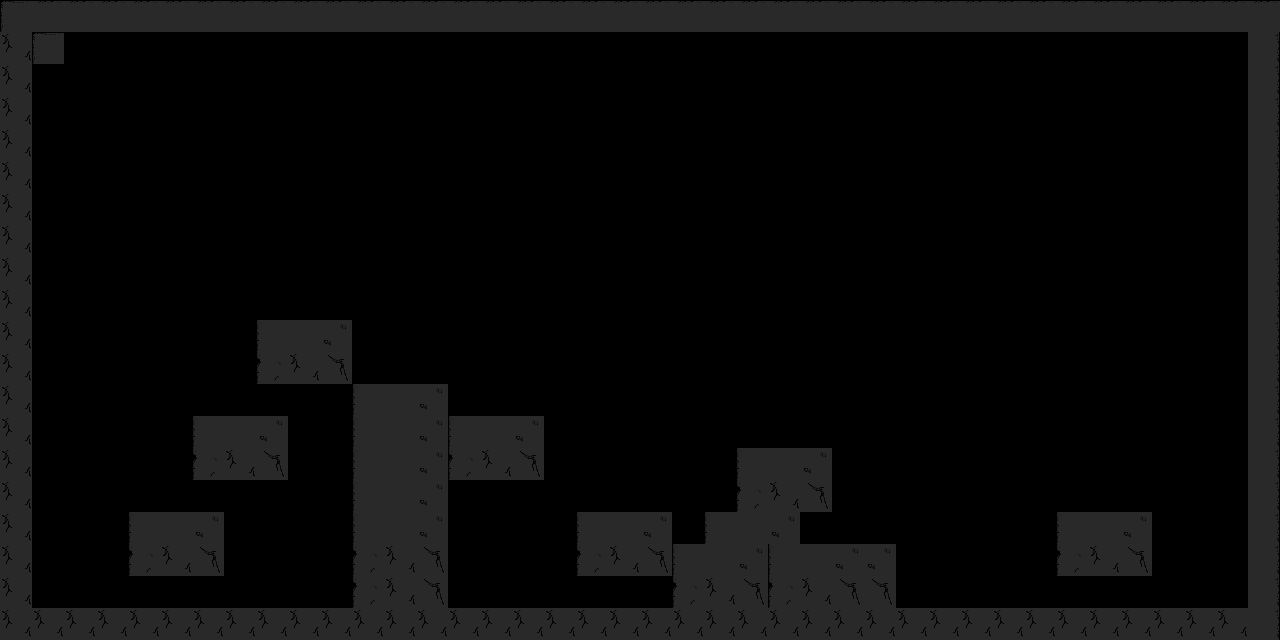

Rendered tile map (Tiled .tmx) drawn with the repository's tilesets; below, a short description and the map source with its tile grids summarised:
An orthogonal 40x20 tile map with 32x32 px tiles, 1 tile layer (Platforms).

<map version="1.2" tiledversion="1.3.4" orientation="orthogonal" renderorder="right-down" width="40" height="20" tilewidth="32" tileheight="32" infinite="0" nextlayerid="2" nextobjectid="1">
 <editorsettings>
  <export target="testLevel.json" format="json" />
 </editorsettings>
 <tileset firstgid="1" name="ScaleDistortionGameTileset" tilewidth="32" tileheight="32" margin="1" tilecount="96" columns="12">
  <image source="../Tiles/finalTileSheetExtruded.png" width="386" height="258" />
  <tile id="0">
   <properties>
    <property name="collides" type="bool" value="true" />
   </properties>
  </tile>
  <tile id="1">
   <properties>
    <property name="collides" type="bool" value="true" />
   </properties>
  </tile>
  <tile id="2">
   <properties>
    <property name="collides" type="bool" value="true" />
   </properties>
  </tile>
  <tile id="3">
   <properties>
    <property name="collides" type="bool" value="true" />
   </properties>
  </tile>
  <tile id="4">
   <properties>
    <property name="collides" type="bool" value="true" />
   </properties>
  </tile>
  <tile id="12">
   <properties>
    <property name="collides" type="bool" value="true" />
   </properties>
  </tile>
  <tile id="13">
   <properties>
    <property name="collides" type="bool" value="true" />
   </properties>
  </tile>
  <tile id="14">
   <properties>
    <property name="collides" type="bool" value="true" />
   </properties>
  </tile>
  <tile id="15">
   <properties>
    <property name="collides" type="bool" value="true" />
   </properties>
  </tile>
  <tile id="16">
   <properties>
    <property name="collides" type="bool" value="true" />
   </properties>
  </tile>
  <tile id="24">
   <properties>
    <property name="collides" type="bool" value="true" />
   </properties>
  </tile>
  <tile id="25">
   <properties>
    <property name="collides" type="bool" value="true" />
   </properties>
  </tile>
  <tile id="26">
   <properties>
    <property name="collides" type="bool" value="true" />
   </properties>
  </tile>
  <tile id="27">
   <properties>
    <property name="collides" type="bool" value="true" />
   </properties>
  </tile>
  <tile id="28">
   <properties>
    <property name="collides" type="bool" value="true" />
   </properties>
  </tile>
  <tile id="36">
   <properties>
    <property name="collides" type="bool" value="true" />
   </properties>
  </tile>
  <tile id="37">
   <properties>
    <property name="collides" type="bool" value="true" />
   </properties>
  </tile>
  <tile id="38">
   <properties>
    <property name="collides" type="bool" value="true" />
   </properties>
  </tile>
  <tile id="39">
   <properties>
    <property name="collides" type="bool" value="true" />
   </properties>
  </tile>
  <tile id="40">
   <properties>
    <property name="collides" type="bool" value="true" />
   </properties>
  </tile>
  <tile id="48">
   <properties>
    <property name="collides" type="bool" value="true" />
   </properties>
  </tile>
  <tile id="49">
   <properties>
    <property name="collides" type="bool" value="true" />
   </properties>
  </tile>
  <tile id="50">
   <properties>
    <property name="collides" type="bool" value="true" />
   </properties>
  </tile>
  <tile id="51">
   <properties>
    <property name="collides" type="bool" value="true" />
   </properties>
  </tile>
  <tile id="60">
   <properties>
    <property name="collides" type="bool" value="true" />
   </properties>
  </tile>
  <tile id="61">
   <properties>
    <property name="collides" type="bool" value="true" />
   </properties>
  </tile>
  <tile id="62">
   <properties>
    <property name="collides" type="bool" value="true" />
   </properties>
  </tile>
  <tile id="63">
   <properties>
    <property name="collides" type="bool" value="true" />
   </properties>
  </tile>
 </tileset>
 <layer id="1" name="Platforms" width="40" height="20">
  <data>[800 cells, 197 non-empty, 9 distinct tile ids]</data>
 </layer>
</map>
